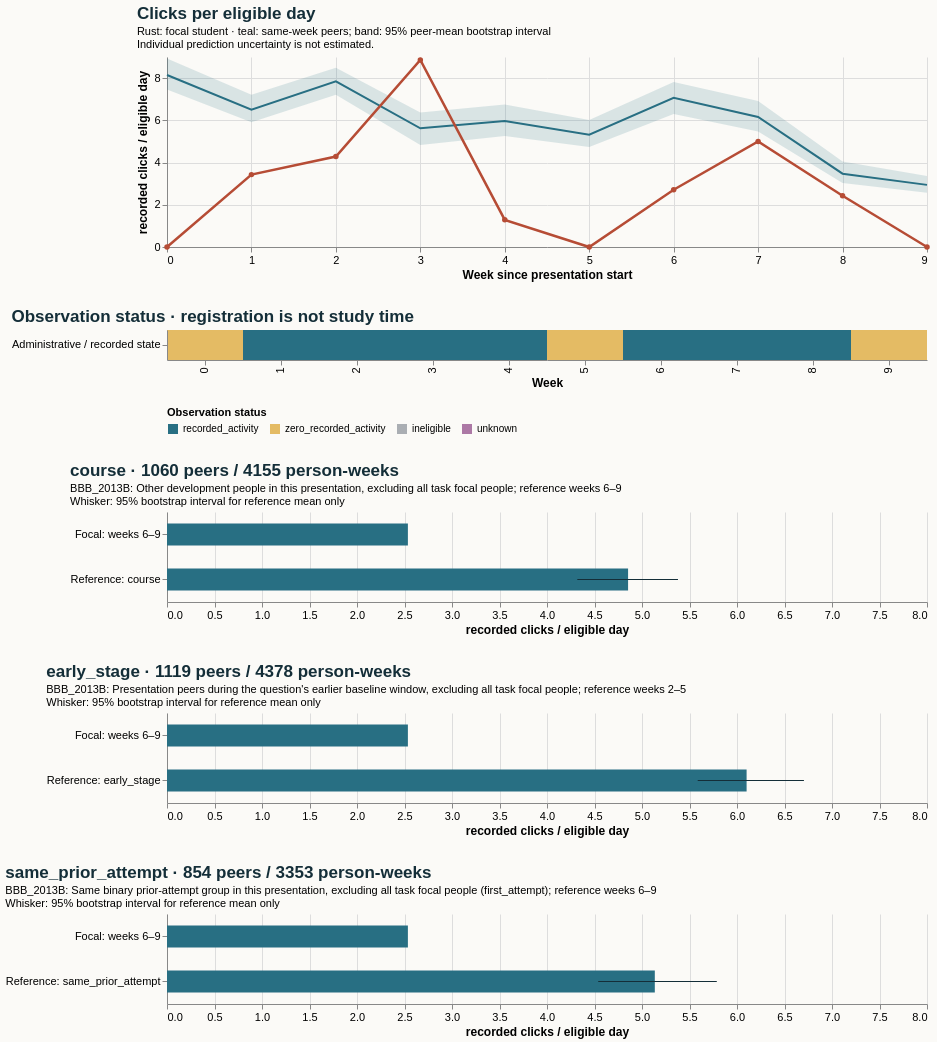

Specify this chart in Vega-Lite:
### Vega-Lite specification from a JSON file in a GitHub repository (floating-point values rounded to 4 significant figures)
{"$schema": "https://vega.github.io/schema/vega-lite/v5.20.1.json", "config": {"axis": {"labelFontSize": 11, "titleFontSize": 12}, "background": "#fbfaf7", "font": "sans-serif", "title": {"anchor": "start", "color": "#142e38", "fontSize": 17, "subtitleFontSize": 11}, "view": {"continuousHeight": 300, "continuousWidth": 300, "stroke": null}}, "datasets": {"data-433ebdf1027a68c3e14bf52db4d2296a": [{"hi": null, "lo": null, "series": "Focal: weeks 6–9", "value": 2.536}, {"hi": 5.379, "lo": 4.319, "series": "Reference: course", "value": 4.853}], "data-51189a39fe836feb62398bce3bd740f1": [{"eligible_days": 7.0, "end_day": 6, "logging_completeness": "unknown", "observation_status": "zero_recorded_activity", "row": "Administrative / recorded state", "score_status": "withheld_release_time_unknown", "start_day": 0, "value": 0.0, "week": 0}, {"eligible_days": 7.0, "end_day": 13, "logging_completeness": "unknown", "observation_status": "recorded_activity", "row": "Administrative / recorded state", "score_status": "withheld_release_time_unknown", "start_day": 7, "value": 3.429, "week": 1}, {"eligible_days": 7.0, "end_day": 20, "logging_completeness": "unknown", "observation_status": "recorded_activity", "row": "Administrative / recorded state", "score_status": "withheld_release_time_unknown", "start_day": 14, "value": 4.286, "week": 2}, {"eligible_days": 7.0, "end_day": 27, "logging_completeness": "unknown", "observation_status": "recorded_activity", "row": "Administrative / recorded state", "score_status": "withheld_release_time_unknown", "start_day": 21, "value": 8.857, "week": 3}, {"eligible_days": 7.0, "end_day": 34, "logging_completeness": "unknown", "observation_status": "recorded_activity", "row": "Administrative / recorded state", "score_status": "withheld_release_time_unknown", "start_day": 28, "value": 1.286, "week": 4}, {"eligible_days": 7.0, "end_day": 41, "logging_completeness": "unknown", "observation_status": "zero_recorded_activity", "row": "Administrative / recorded state", "score_status": "withheld_release_time_unknown", "start_day": 35, "value": 0.0, "week": 5}, {"eligible_days": 7.0, "end_day": 48, "logging_completeness": "unknown", "observation_status": "recorded_activity", "row": "Administrative / recorded state", "score_status": "withheld_release_time_unknown", "start_day": 42, "value": 2.714, "week": 6}, {"eligible_days": 7.0, "end_day": 55, "logging_completeness": "unknown", "observation_status": "recorded_activity", "row": "Administrative / recorded state", "score_status": "withheld_release_time_unknown", "start_day": 49, "value": 5.0, "week": 7}, {"eligible_days": 7.0, "end_day": 62, "logging_completeness": "unknown", "observation_status": "recorded_activity", "row": "Administrative / recorded state", "score_status": "withheld_release_time_unknown", "start_day": 56, "value": 2.429, "week": 8}, {"eligible_days": 7.0, "end_day": 69, "logging_completeness": "unknown", "observation_status": "zero_recorded_activity", "row": "Administrative / recorded state", "score_status": "withheld_release_time_unknown", "start_day": 63, "value": 0.0, "week": 9}], "data-7e77d9d7b6e6718413cfc5af4e69cb00": [{"hi": null, "lo": null, "series": "Focal: weeks 6–9", "value": 2.536}, {"hi": 5.787, "lo": 4.539, "series": "Reference: same_prior_attempt", "value": 5.135}], "data-9e6b80d49adc7a712cdea974b6d73969": [{"end_day": 6, "focal_value": 0.0, "peer_ci_high": 8.924, "peer_ci_low": 7.457, "peer_mean": 8.148, "peer_observations": 1143, "peer_people": 1143, "reference": "course", "unit": "recorded clicks / eligible day", "week": 0}, {"end_day": 13, "focal_value": 3.429, "peer_ci_high": 7.21, "peer_ci_low": 5.914, "peer_mean": 6.502, "peer_observations": 1136, "peer_people": 1136, "reference": "course", "unit": "recorded clicks / eligible day", "week": 1}, {"end_day": 20, "focal_value": 4.286, "peer_ci_high": 8.496, "peer_ci_low": 7.217, "peer_mean": 7.845, "peer_observations": 1119, "peer_people": 1119, "reference": "course", "unit": "recorded clicks / eligible day", "week": 2}, {"end_day": 27, "focal_value": 8.857, "peer_ci_high": 6.372, "peer_ci_low": 4.834, "peer_mean": 5.621, "peer_observations": 1112, "peer_people": 1112, "reference": "course", "unit": "recorded clicks / eligible day", "week": 3}, {"end_day": 34, "focal_value": 1.286, "peer_ci_high": 6.754, "peer_ci_low": 5.259, "peer_mean": 5.963, "peer_observations": 1077, "peer_people": 1077, "reference": "course", "unit": "recorded clicks / eligible day", "week": 4}, {"end_day": 41, "focal_value": 0.0, "peer_ci_high": 6.015, "peer_ci_low": 4.736, "peer_mean": 5.32, "peer_observations": 1070, "peer_people": 1070, "reference": "course", "unit": "recorded clicks / eligible day", "week": 5}, {"end_day": 48, "focal_value": 2.714, "peer_ci_high": 7.82, "peer_ci_low": 6.3, "peer_mean": 7.068, "peer_observations": 1060, "peer_people": 1060, "reference": "course", "unit": "recorded clicks / eligible day", "week": 6}, {"end_day": 55, "focal_value": 5.0, "peer_ci_high": 6.92, "peer_ci_low": 5.466, "peer_mean": 6.156, "peer_observations": 1044, "peer_people": 1044, "reference": "course", "unit": "recorded clicks / eligible day", "week": 7}, {"end_day": 62, "focal_value": 2.429, "peer_ci_high": 4.056, "peer_ci_low": 3.026, "peer_mean": 3.473, "peer_observations": 1034, "peer_people": 1034, "reference": "course", "unit": "recorded clicks / eligible day", "week": 8}, {"end_day": 69, "focal_value": 0.0, "peer_ci_high": 3.362, "peer_ci_low": 2.565, "peer_mean": 2.943, "peer_observations": 1017, "peer_people": 1017, "reference": "course", "unit": "recorded clicks / eligible day", "week": 9}], "data-d67b2e7c4a79c0dda1e21f35709a09af": [{"hi": null, "lo": null, "series": "Focal: weeks 6–9", "value": 2.536}, {"hi": 6.705, "lo": 5.586, "series": "Reference: early_stage", "value": 6.101}]}, "resolve": {"scale": {"color": "independent"}}, "spacing": 28, "vconcat": [{"data": {"name": "data-9e6b80d49adc7a712cdea974b6d73969"}, "height": 190, "layer": [{"encoding": {"x": {"axis": {"tickMinStep": 1}, "field": "week", "title": "Week since presentation start", "type": "quantitative"}, "y": {"field": "peer_ci_low", "scale": {"zero": true}, "title": "recorded clicks / eligible day", "type": "quantitative"}, "y2": {"field": "peer_ci_high"}}, "mark": {"color": "#286f83", "opacity": 0.16, "type": "area"}}, {"encoding": {"tooltip": [{"field": "week", "type": "quantitative"}, {"field": "peer_mean", "type": "quantitative"}, {"field": "peer_people", "type": "quantitative"}, {"field": "peer_observations", "type": "quantitative"}], "x": {"field": "week", "type": "quantitative"}, "y": {"field": "peer_mean", "type": "quantitative"}}, "mark": {"color": "#286f83", "strokeWidth": 2, "type": "line"}}, {"encoding": {"tooltip": [{"field": "week", "type": "quantitative"}, {"field": "focal_value", "type": "quantitative"}], "x": {"field": "week", "type": "quantitative"}, "y": {"field": "focal_value", "type": "quantitative"}}, "mark": {"color": "#b64c35", "point": {"color": "#b64c35"}, "strokeWidth": 2.5, "type": "line"}}], "title": {"subtitle": ["Rust: focal student · teal: same-week peers; band: 95% peer-mean bootstrap interval", "Individual prediction uncertainty is not estimated."], "text": "Clicks per eligible day"}, "width": 760}, {"data": {"name": "data-51189a39fe836feb62398bce3bd740f1"}, "encoding": {"color": {"field": "observation_status", "legend": {"labelLimit": 260, "orient": "bottom"}, "scale": {"domain": ["recorded_activity", "zero_recorded_activity", "ineligible", "unknown"], "range": ["#286f83", "#e4bb64", "#aaaeb3", "#ac78a5"]}, "title": "Observation status", "type": "nominal"}, "tooltip": [{"field": "week", "type": "quantitative"}, {"field": "eligible_days", "type": "quantitative"}, {"field": "observation_status", "type": "nominal"}, {"field": "logging_completeness", "type": "nominal"}], "x": {"field": "week", "title": "Week", "type": "ordinal"}, "y": {"field": "row", "title": null, "type": "nominal"}}, "height": 30, "mark": {"type": "rect"}, "title": "Observation status · registration is not study time", "width": 760}, {"data": {"name": "data-433ebdf1027a68c3e14bf52db4d2296a"}, "height": 90, "layer": [{"encoding": {"x": {"field": "value", "scale": {"domain": [0, 7.04], "zero": true}, "title": "recorded clicks / eligible day", "type": "quantitative"}, "y": {"field": "series", "sort": null, "title": null, "type": "nominal"}}, "mark": {"color": "#286f83", "size": 22, "type": "bar"}}, {"encoding": {"x": {"field": "lo", "type": "quantitative"}, "x2": {"field": "hi"}, "y": {"field": "series", "sort": null, "title": null, "type": "nominal"}}, "mark": {"color": "#142e38", "type": "rule"}}], "title": {"subtitle": ["BBB_2013B: Other development people in this presentation, excluding all task focal people; reference weeks 6–9", "Whisker: 95% bootstrap interval for reference mean only"], "text": "course · 1060 peers / 4155 person-weeks"}, "width": 760}, {"data": {"name": "data-d67b2e7c4a79c0dda1e21f35709a09af"}, "height": 90, "layer": [{"encoding": {"x": {"field": "value", "scale": {"domain": [0, 7.04], "zero": true}, "title": "recorded clicks / eligible day", "type": "quantitative"}, "y": {"field": "series", "sort": null, "title": null, "type": "nominal"}}, "mark": {"color": "#286f83", "size": 22, "type": "bar"}}, {"encoding": {"x": {"field": "lo", "type": "quantitative"}, "x2": {"field": "hi"}, "y": {"field": "series", "sort": null, "title": null, "type": "nominal"}}, "mark": {"color": "#142e38", "type": "rule"}}], "title": {"subtitle": ["BBB_2013B: Presentation peers during the question's earlier baseline window, excluding all task focal people; reference weeks 2–5", "Whisker: 95% bootstrap interval for reference mean only"], "text": "early_stage · 1119 peers / 4378 person-weeks"}, "width": 760}, {"data": {"name": "data-7e77d9d7b6e6718413cfc5af4e69cb00"}, "height": 90, "layer": [{"encoding": {"x": {"field": "value", "scale": {"domain": [0, 7.04], "zero": true}, "title": "recorded clicks / eligible day", "type": "quantitative"}, "y": {"field": "series", "sort": null, "title": null, "type": "nominal"}}, "mark": {"color": "#286f83", "size": 22, "type": "bar"}}, {"encoding": {"x": {"field": "lo", "type": "quantitative"}, "x2": {"field": "hi"}, "y": {"field": "series", "sort": null, "title": null, "type": "nominal"}}, "mark": {"color": "#142e38", "type": "rule"}}], "title": {"subtitle": ["BBB_2013B: Same binary prior-attempt group in this presentation, excluding all task focal people (first_attempt); reference weeks 6–9", "Whisker: 95% bootstrap interval for reference mean only"], "text": "same_prior_attempt · 854 peers / 3353 person-weeks"}, "width": 760}]}
